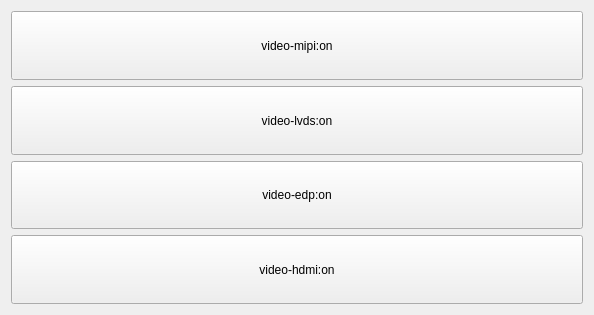
<?xml version="1.0" encoding="UTF-8"?>
<ui version="4.0">
 <class>UbootMenuWidget</class>
 <widget class="QMainWindow" name="UbootMenuWidget">
  <property name="geometry">
   <rect>
    <x>0</x>
    <y>0</y>
    <width>594</width>
    <height>315</height>
   </rect>
  </property>
  <property name="windowTitle">
   <string>ubootMenu</string>
  </property>
  <widget class="QWidget" name="centralWidget">
   <layout class="QGridLayout" name="gridLayout_3">
    <item row="3" column="0">
     <widget class="QPushButton" name="video_hdmi">
      <property name="sizePolicy">
       <sizepolicy hsizetype="Expanding" vsizetype="Expanding">
        <horstretch>0</horstretch>
        <verstretch>0</verstretch>
       </sizepolicy>
      </property>
      <property name="text">
       <string>video-hdmi:on</string>
      </property>
     </widget>
    </item>
    <item row="2" column="0">
     <widget class="QPushButton" name="video_edp">
      <property name="sizePolicy">
       <sizepolicy hsizetype="Expanding" vsizetype="Expanding">
        <horstretch>0</horstretch>
        <verstretch>0</verstretch>
       </sizepolicy>
      </property>
      <property name="text">
       <string>video-edp:on</string>
      </property>
     </widget>
    </item>
    <item row="0" column="0">
     <widget class="QPushButton" name="video_mipi">
      <property name="sizePolicy">
       <sizepolicy hsizetype="Expanding" vsizetype="Expanding">
        <horstretch>0</horstretch>
        <verstretch>0</verstretch>
       </sizepolicy>
      </property>
      <property name="text">
       <string>video-mipi:on</string>
      </property>
     </widget>
    </item>
    <item row="1" column="0">
     <widget class="QPushButton" name="video_lvds">
      <property name="sizePolicy">
       <sizepolicy hsizetype="Expanding" vsizetype="Expanding">
        <horstretch>0</horstretch>
        <verstretch>0</verstretch>
       </sizepolicy>
      </property>
      <property name="text">
       <string>video-lvds:on</string>
      </property>
     </widget>
    </item>
   </layout>
  </widget>
 </widget>
 <layoutdefault spacing="6" margin="11"/>
 <resources/>
 <connections/>
</ui>
